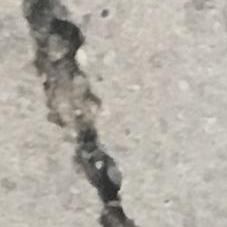
%> input picture Computer Vision for Engineering and Science/Data/Concrete Registration/00475.jpg, 227 x 227 px
$ octave --eval "result = processPuzzle(imread('../../../Computer Vision for Engineering and Science/Data/Concrete Registration/00475.jpg'));"   (GNU Octave 9; MATLAB toolbox functions it lacks are replaced by stand-ins)
%> lines starting %> are read from the running program, lines starting %| are printed output that depends on the picture; in (x1, y1, x2, y2) boxes, pixels count from 0 and x2, y2 are one past the last pixel; in counts of white or black regions, pixels touching at a corner belong together; the program's own positions count from 1
function [BW,props] = processPuzzle(X)
%processPuzzle segments and analyzes the puzzle piece regions in the "MathWorks Puzzle" collection.
%  [BW,props] = processPuzzle(X) preprocesses and binarizes the image X using the adaptive method.
%  Morphological operations and region filtering are then applied to improve the initial mask. The
%  final segmentation mask is returned in the variable BW, and a list of region areas is returned
%  in the variable props.
%------------------------------------------------------

% Apply Gaussian filter
X = imgaussfilt(X,0.8);

% Convert image to grayscale
X = im2gray(X);
%> X: size 227x227 uint8

% Adjust data to span data range
X = imadjust(X);
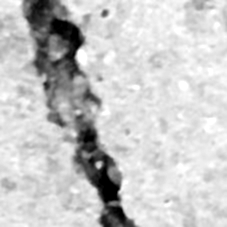
%> X: size 227x227 uint8; min 0, max 255, mean 199.6

% Threshold image - adaptive threshold
% BW = imbinarize(X, 'adaptive', 'Sensitivity', 0.60, 'ForegroundPolarity', 'bright');
BW = imbinarize(X, 'adaptive', 'Sensitivity', 0.585, 'ForegroundPolarity', 'bright');
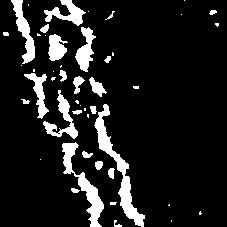
%> BW: size 227x227 logical; 11.5% white; 47 white regions (23 under 20 px), largest, box (x1, y1, x2, y2) and area: (94, 104, 145, 227) 1222, (62, 142, 104, 227) 935, (11, 0, 35, 64) 578

% Open mask with disk
radius = 3;
decomposition = 0;
se = strel('disk', radius, decomposition);
BW = imopen(BW, se);
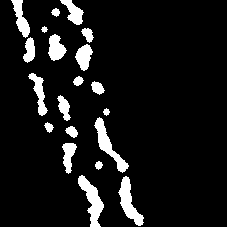
%> BW: size 227x227 logical; 8.8% white; 20 white regions, largest, box (x1, y1, x2, y2) and area: (78, 175, 104, 227) 581, (94, 117, 129, 173) 535, (118, 176, 144, 226) 533

% Close mask with disk
radius = 5;
decomposition = 0;
se = strel('disk', radius, decomposition);
BW = imclose(BW, se);
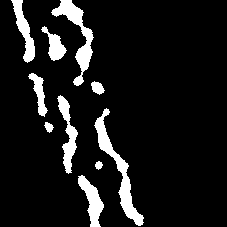
%> BW: size 227x227 logical; 9.6% white; 10 white regions, largest, box (x1, y1, x2, y2) and area: (94, 108, 144, 226) 1165, (51, 0, 94, 86) 996, (57, 95, 78, 174) 646

% Fill holes
BW = imfill(BW, 'holes');

% Remove portions of the image that touch an outside edge
BW = imclearborder(BW);
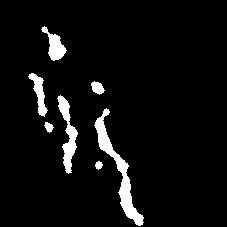
%> BW: size 227x227 logical; 5.4% white; 7 white regions, largest, box (x1, y1, x2, y2) and area: (94, 108, 144, 226) 1165, (57, 95, 78, 174) 646, (41, 26, 67, 61) 383

% Filter image based on image properties
BW = bwpropfilt(BW, 'Area', [5000, inf]);
%> BW: size 227x227 logical; every value is 0

% Get properties
props = regionprops(BW, {'Area'});
%> props = 0 regions

% Uncomment the following line to return the properties in a table.
% props = struct2table(props);

end

$ run again, on Computer Vision for Engineering and Science/Data/Concrete Registration/00477.jpg
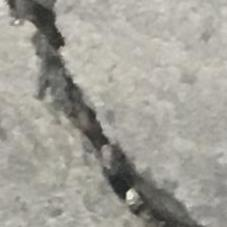
%> input picture Computer Vision for Engineering and Science/Data/Concrete Registration/00477.jpg, 227 x 227 px
%> in processPuzzle, `X = imadjust(X);`:
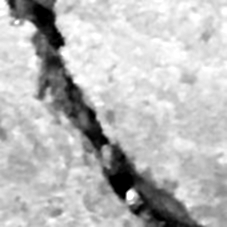
%> X: size 227x227 uint8; min 0, max 255, mean 186.5
%> in processPuzzle, `BW = imclearborder(BW);`:
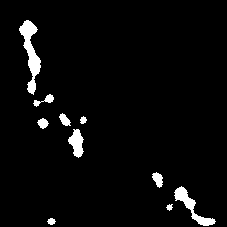
%> BW: size 227x227 logical; 3.7% white; 10 white regions, largest, box (x1, y1, x2, y2) and area: (19, 20, 41, 95) 672, (174, 186, 216, 226) 436, (68, 129, 84, 158) 280
%> props = 0 regions

$ run again, on Computer Vision for Engineering and Science/Data/Concrete Registration/00478.jpg
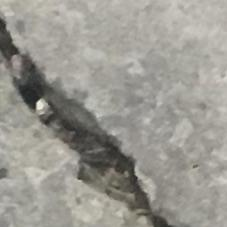
%> input picture Computer Vision for Engineering and Science/Data/Concrete Registration/00478.jpg, 227 x 227 px
%> in processPuzzle, `X = imadjust(X);`:
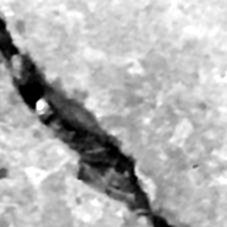
%> X: size 227x227 uint8; min 0, max 255, mean 178.6
%> in processPuzzle, `BW = imclearborder(BW);`:
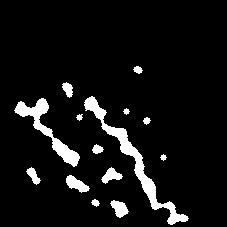
%> BW: size 227x227 logical; 7.1% white; 14 white regions, largest, box (x1, y1, x2, y2) and area: (84, 96, 189, 225) 1531, (14, 98, 80, 167) 983, (66, 175, 90, 193) 226
%> props = 0 regions
